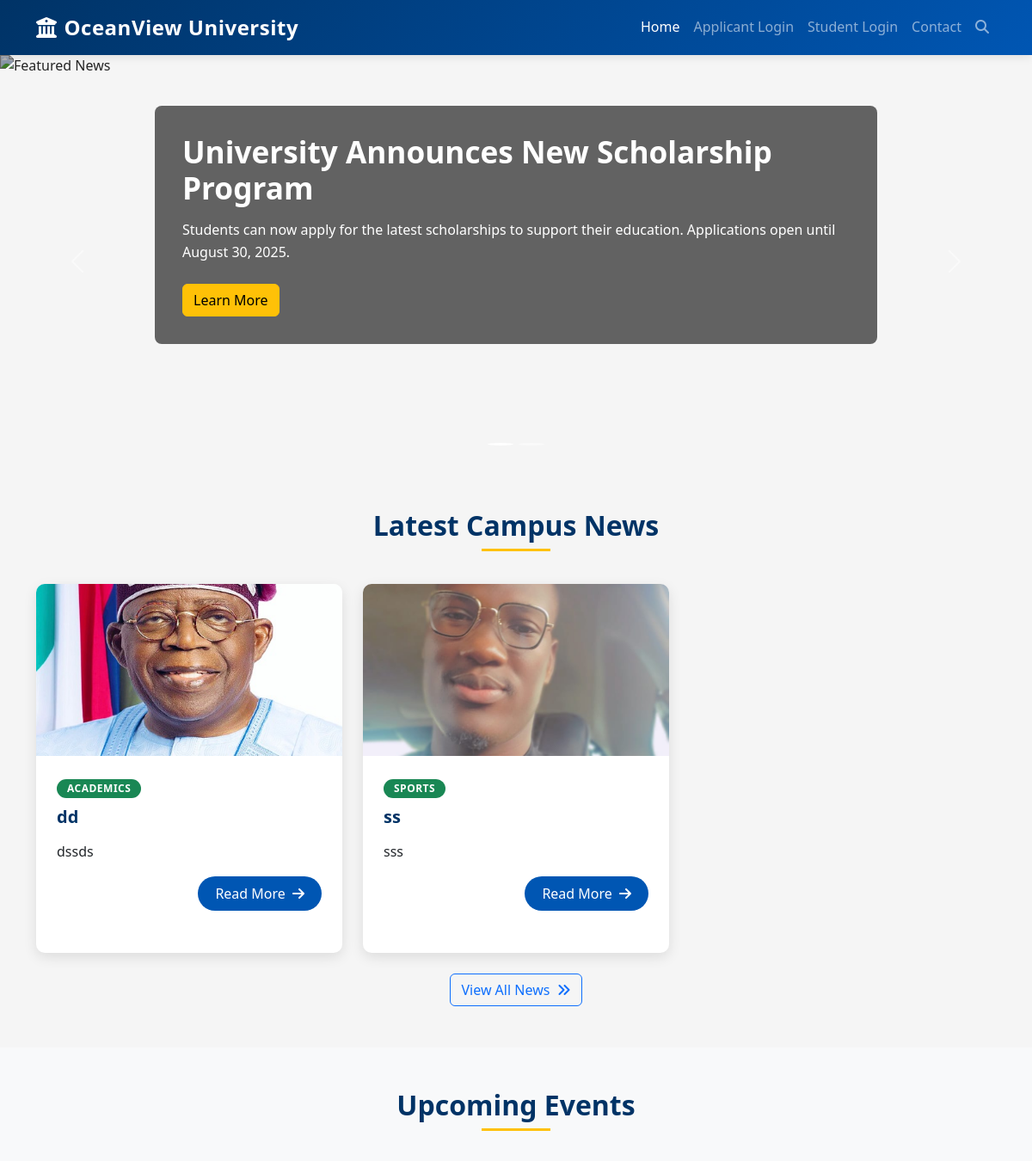
Before: /headline-news/ (upper part) with the older database file.
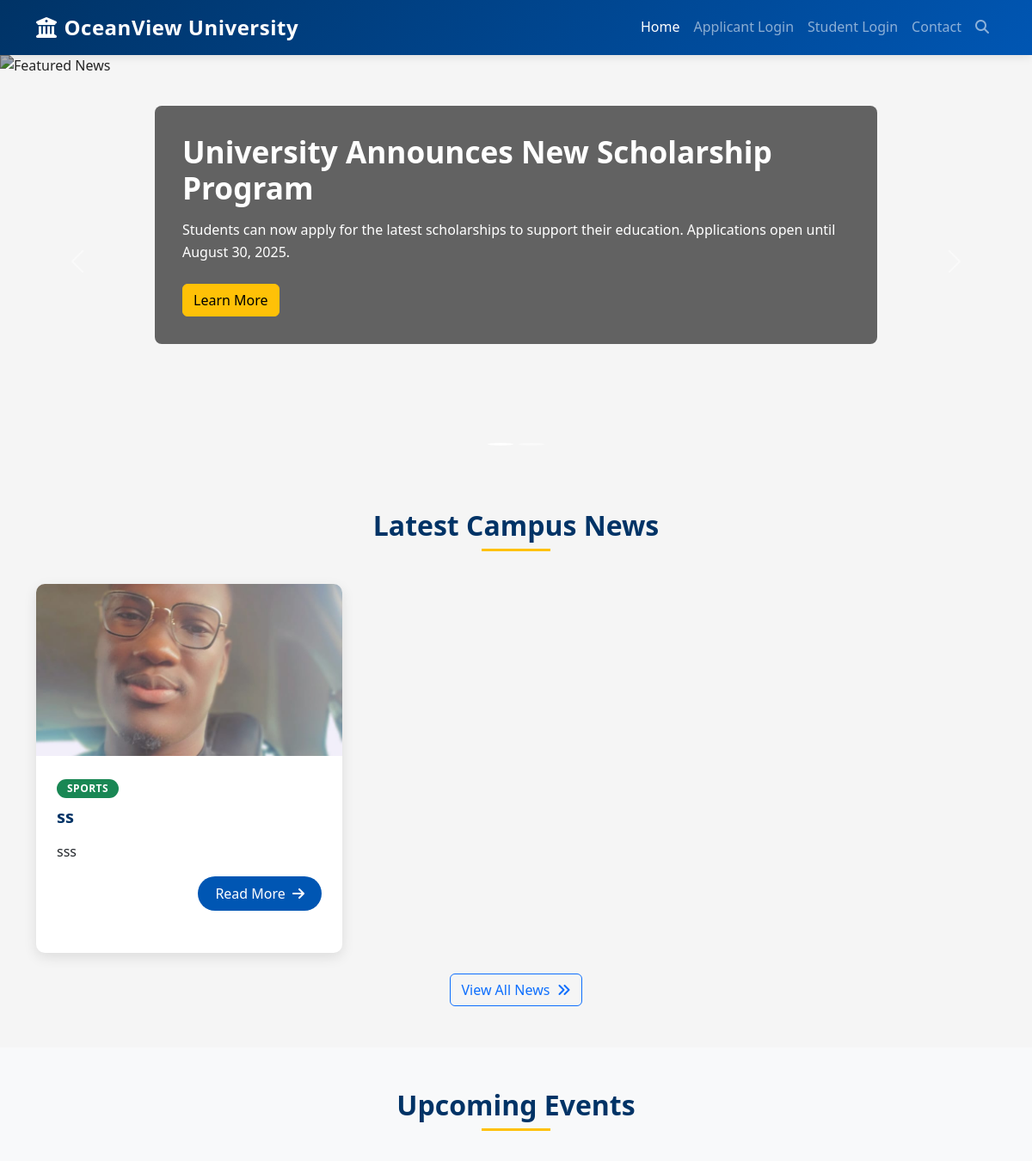
After: the same page with the newer database file.
### portal/models.py (models this page shows, shortened)
class Headline(models.Model):
    title = models.CharField(max_length=100)
    content = models.TextField()
    image = models.ImageField(upload_to="news_images/", blank=True, null=True)
    category = models.ForeignKey(Category, on_delete=models.CASCADE)
    created_at = models.DateTimeField(auto_now_add=True)

class Category(models.Model):
    name = models.CharField(max_length=100, unique=True)

### portal/views.py (the view)
# urls.py: path('headline-news/', views.headline_news, name='headline_news'),
def headline_news(request):
    headlines = Headline.objects.all()
    return render(request, "portal-news.html", {"headlines": headlines})

### portal/templates/portal-news.html (shortened to what the changed rows need)
{% load static  %}
<!DOCTYPE html>
<html lang="en">
<head>
    <link rel="stylesheet" href="https://cdn.jsdelivr.net/npm/bootstrap@5.3.0/dist/css/bootstrap.min.css">
    <link rel="stylesheet" href="https://cdnjs.cloudflare.com/ajax/libs/font-awesome/6.4.0/css/all.min.css">
    <link rel="stylesheet" href="{% static 'css/portal_news.css' %}">
</head>
<body>
    <div class="container py-5">
        <h2 class="text-center section-title">Latest Campus News</h2>
        <div class="row">
            {% for headline in headlines %}
            <div class="col-lg-4 col-md-6">
                <div class="card news-card">
                    <img src="{% if headline.image %}{{ headline.image.url }}{% else %}https://images.unsplash.com/photo-1523050854058-8df90110c9f1?ixlib=rb-4.0.3&ixid=M3wxMjA3fDB8MHxwaG90by1wYWdlfHx8fGVufDB8fHx8fA%3D%3D&auto=format&fit=crop&w=1470&q=80{% endif %}" class="card-img-top" alt="News Image">
                    <div class="card-body">
                        <span class="badge bg-success category-badge">{{ headline.category.name }}</span>
                        <h5 class="card-title">{{ headline.title }}</h5>
                        <p class="card-text">{{ headline.content|truncatechars:150 }}</p>
                        <div class="d-flex justify-content-between align-items-center">
                            <a href="#" class="btn btn-primary">Read More <i class="fas fa-arrow-right ms-1"></i></a>
                        </div>
                    </div>
                </div>
            </div>
            {% endfor %}
        </div>
    </div>
    <div class="bg-light py-5">
        <div class="container">
            <h2 class="text-center section-title">Upcoming Events</h2>
        </div>
    </div>
</body>
</html>

Changed rows visible on the page:
removed Headline: image (picture), category.name "ACADEMICS", title "dd", content "dssds"
